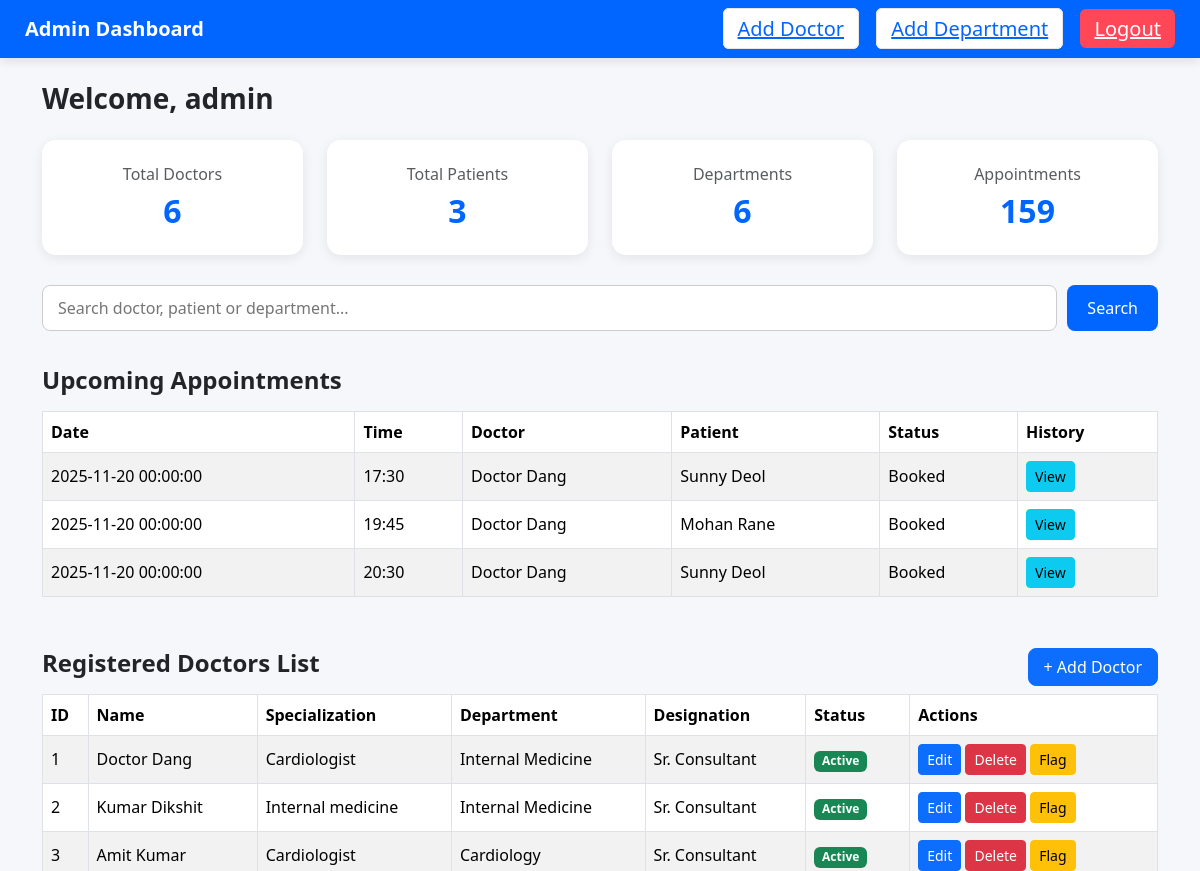
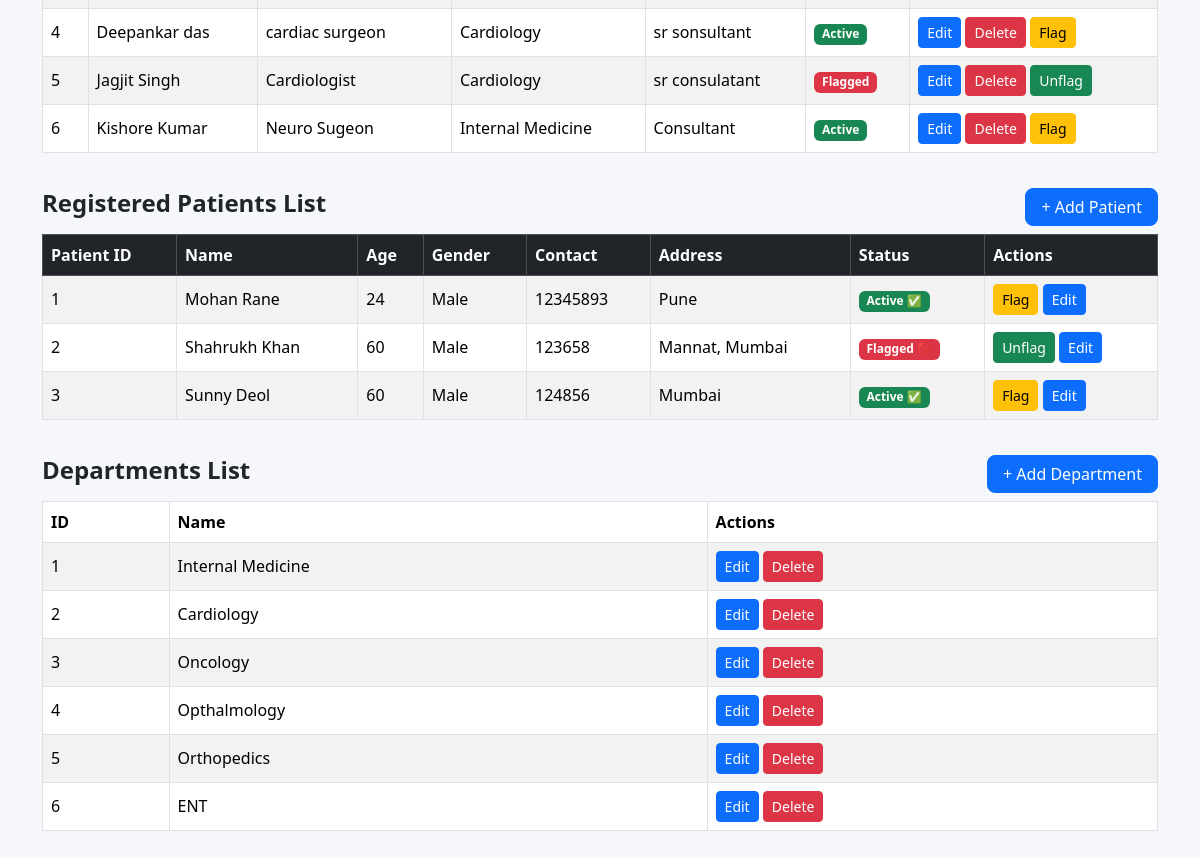
Page /admindashboard (signed in) on the earlier database version (2 pictures, top to bottom).
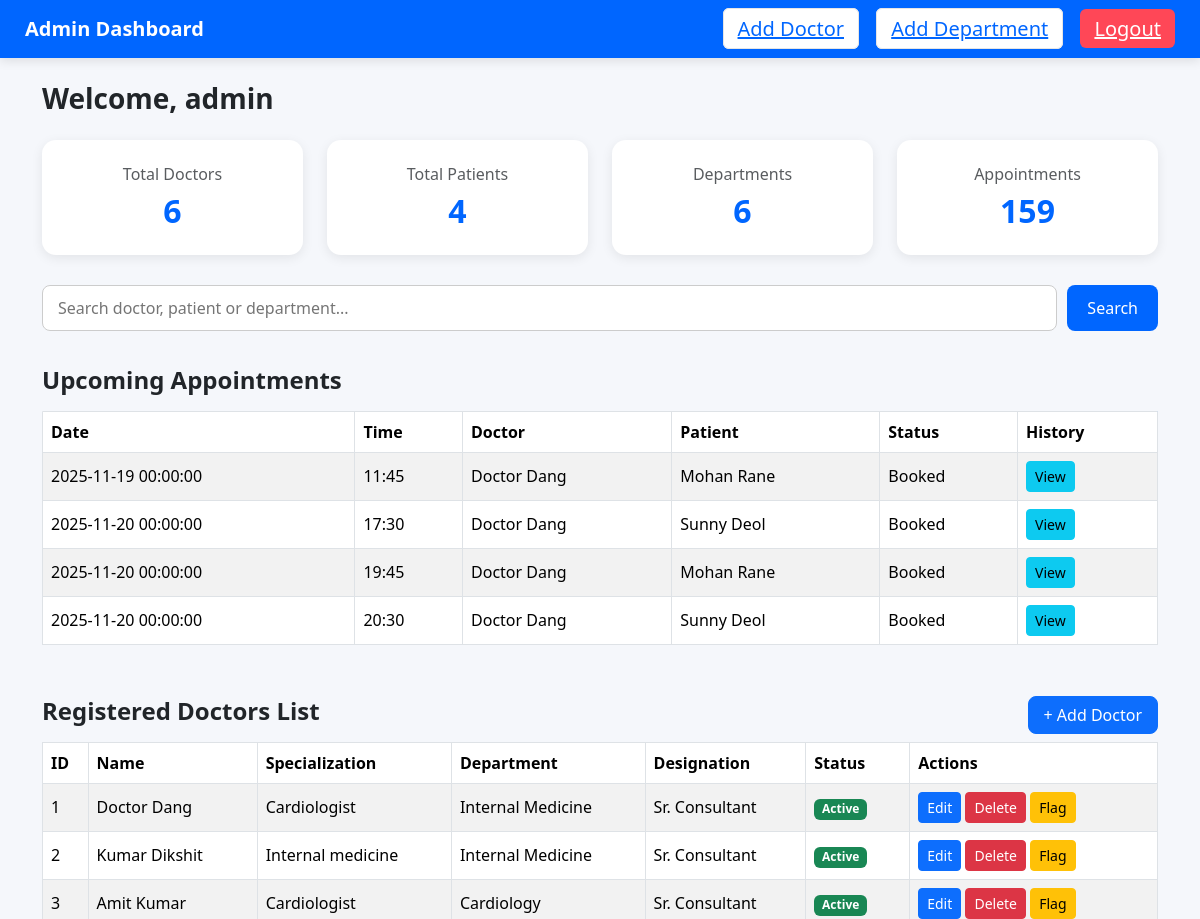
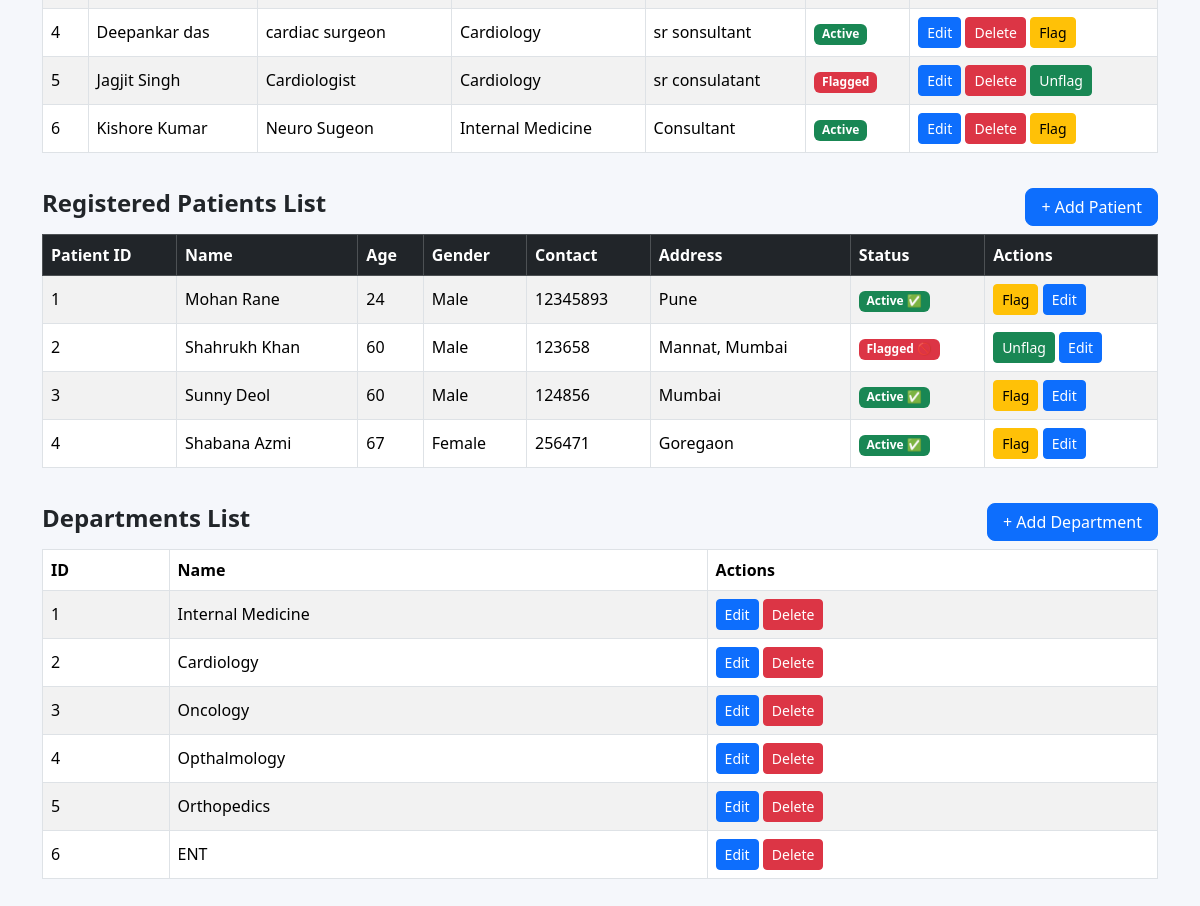
Same page on the later database version (2 pictures, top to bottom).
### application/models.py (models this page shows)
class Appointment(UserMixin, db.Model):
    id = db.Column(db.Integer(), primary_key = True)
    appointment_date = db.Column(db.DateTime(), nullable = False)
    appointment_time = db.Column(db.Time(), nullable = False)
    reason = db.Column(db.String(), nullable = False, default = 'Null')
    status = db.Column(db.String(), nullable = False, default = "Available")
    patient_id = db.Column(db.Integer(), db.ForeignKey("patient.id"), nullable = False, default = 999)
    doctor_id = db.Column(db.Integer(), db.ForeignKey("doctor.id"), nullable = False)
    treatment = db.relationship('Treatment', backref = 'appointment')

class Doctor(UserMixin, db.Model):
    id = db.Column(db.Integer(), primary_key = True)
    username = db.Column(db.String(), nullable = False, unique = True)
    password = db.Column(db.String(), nullable = False)
    name = db.Column(db.String(), nullable = False)
    qualification = db.Column(db.String(), nullable = False)
    experience = db.Column(db.Integer(), nullable = False)
    fee = db.Column(db.Integer(), nullable = False)
    flagged = db.Column(db.Integer(), nullable = False,default = 0)
    specialization = db.Column(db.String(), nullable = False)
    designation = db.Column(db.String(), nullable = False)
    registration_num = db.Column(db.String(), nullable = False)
    doctor_id = db.Column(db.Integer(), db.ForeignKey("user.id"), nullable = False)
    appointment = db.relationship('Appointment', backref = 'doctor')
    department_id = db.Column(db.Integer(), db.ForeignKey("department.id"), nullable = False)

class Patient(UserMixin, db.Model):
    id = db.Column(db.Integer(), primary_key = True)
    username = db.Column(db.String(), nullable = False, unique = True)
    password = db.Column(db.String(), nullable = False)
    name = db.Column(db.String(), nullable = False)
    age = db.Column(db.Integer(), nullable = False)
    gender = db.Column(db.String(), nullable = False)
    address = db.Column(db.String(), nullable = False)
    contact_num = db.Column(db.Integer(), nullable = False)
    medical_history = db.Column(db.String(), nullable = False)
    flagged = db.Column(db.Integer(), nullable = False, default = 0)
    patient_id = db.Column(db.Integer(), db.ForeignKey("user.id"), nullable = False)
    appointment = db.relationship('Appointment', backref = 'patient')

class Department(UserMixin, db.Model):
    id = db.Column(db.Integer(), primary_key = True)
    name = db.Column(db.String(), nullable = False, unique = True)
    description = db.Column(db.String(), nullable = False)
    doctor = db.relationship('Doctor', backref = 'department')

### application/routes.py (the view)
@app.route("/admindashboard")
@login_required
def admin_dashboard():
    if current_user.user_role != 0:
        abort(403)
    doctors = Doctor.query.all()
    departments = Department.query.all()
    patients = Patient.query.all()
    today = date.today()
    upcoming_appointments = Appointment.query.filter(
        Appointment.appointment_date >= today,
        Appointment.status == "Booked"
    ).order_by(Appointment.appointment_date, Appointment.appointment_time).all()
    past_appointments = Appointment.query.filter(
        Appointment.appointment_date < today
    ).order_by(Appointment.appointment_date.desc(), Appointment.appointment_time.desc()).all()
    totals = {
        "doctors": len(doctors),
        "patients": len(patients),
        "departments": len(departments),
        "appointments": Appointment.query.count(),
    }
    return render_template(
        "admin_dashboard.html",
        admin_name=current_user.username,
        doctors=doctors,
        departments=departments,
        patients=patients,
        totals=totals,
        upcoming_appointments=upcoming_appointments,
        past_appointments=past_appointments
    )

### templates/admin_dashboard.html (shortened to what the changed rows need)
<!DOCTYPE html>
<html lang="en">
<head>
    <link href="https://cdn.jsdelivr.net/npm/bootstrap@5.3.3/dist/css/bootstrap.min.css" rel="stylesheet">
</head>
<body>
    <div class="container mt-4">
        <div class="row g-4">
            <div class="col-md-3"><div class="stat-card">
                <h6 class="text-muted">Total Patients</h6>
                <h3>{{ totals.patients }}</h3>
            </div></div>
        </div>
        <div class="table-section">
            {% if upcoming_appointments %}
            <div class="scroll-box">
                <table class="table table-bordered table-striped mt-2">
                    <thead>
                        <tr>
                            <th>Date</th>
                            <th>Time</th>
                            <th>Doctor</th>
                            <th>Patient</th>
                            <th>Status</th>
                            <th>History</th>
                        </tr>
                    </thead>
                    <tbody>
    {% for a in upcoming_appointments %}
    <tr>
        <td>{{ a.appointment_date }}</td>
        <td>{{ a.appointment_time.strftime('%H:%M') }}</td>
        <td>{{ a.doctor.name if a.doctor else '—' }}</td>
        <td>{{ a.patient.name if a.patient else '—' }}</td>
        <td>{{ a.status }}</td>
        <td>
            {% if a.patient %}
                <a href="{{ url_for('patient_history', patient_id=a.patient.id) }}"
                   class="btn btn-info btn-sm">
                    View
                </a>
            {% else %}
                —
            {% endif %}
        </td>
    </tr>
    {% endfor %}
</tbody>
                </table>
            </div>
            {% else %}
            <p class="text-muted">No upcoming appointments.</p>
            {% endif %}
        </div>
<div class="table-section">
    <table class="table table-bordered table-striped">
        <thead>
        <tr>
            <th>ID</th><th>Name</th><th>Specialization</th><th>Department</th>
            <th>Designation</th><th>Status</th><th>Actions</th>
        </tr>
        </thead>
        <tbody>
        {% for doctor in doctors %}
        <tr>
            <td>{{ doctor.id }}</td>
            <td>{{ doctor.name }}</td>
            <td>{{ doctor.specialization }}</td>
            <td>{{ doctor.department.name }}</td>
            <td>{{ doctor.designation }}</td>
            <td>
                {% if doctor.flagged %}
                    <span class="badge bg-danger">Flagged</span>
                {% else %}
                    <span class="badge bg-success">Active</span>
                {% endif %}
            </td>
            <td>
                <a href="{{ url_for('edit_doctor', doctor_id=doctor.id) }}"
                   class="btn btn-sm btn-primary">Edit</a>
                <form action="{{ url_for('delete_doctor', doctor_id=doctor.id) }}"
                      method="post" style="display:inline;">
                    <button class="btn btn-sm btn-danger">Delete</button>
                </form>
                {% if doctor.flagged == 0 %}
                <form action="{{ url_for('flag_doctor', doctor_id=doctor.id) }}"
                      method="post" style="display:inline;">
                    <button class="btn btn-sm btn-warning">Flag</button>
                </form>
                {% else %}
                <form action="{{ url_for('unflag_doctor', doctor_id=doctor.id) }}"
                      method="post" style="display:inline;">
                    <button class="btn btn-sm btn-success">Unflag</button>
                </form>
                {% endif %}
            </td>
        </tr>
        {% endfor %}
        </tbody>
    </table>
</div>
<div class="table-section">
    <table class="table table-striped table-bordered align-middle">
        <thead class="table-dark">
            <tr>
                <th>Patient ID</th>
                <th>Name</th>
                <th>Age</th>
                <th>Gender</th>
                <th>Contact</th>
                <th>Address</th>
                <th>Status</th>
                <th>Actions</th>
            </tr>
        </thead>
        <tbody>
        {% for patient in patients %}
        <tr>
            <td>{{ patient.id }}</td>
            <td>{{ patient.name }}</td>
            <td>{{ patient.age }}</td>
            <td>{{ patient.gender }}</td>
            <td>{{ patient.contact_num }}</td>
            <td>{{ patient.address }}</td>
            <td>
                {% if patient.flagged == 1 %}
                    <span class="badge bg-danger">Flagged 🚫</span>
                {% else %}
                    <span class="badge bg-success">Active ✅</span>
                {% endif %}
            </td>
            <td>
                {% if patient.flagged == 0 %}
                <form action="{{ url_for('flag_patient', patient_id=patient.id) }}"
                      method="post" style="display:inline;">
                    <button type="submit" class="btn btn-warning btn-sm">Flag</button>
                </form>
                {% else %}
                <form action="{{ url_for('unflag_patient', patient_id=patient.id) }}"
                      method="post" style="display:inline;">
                    <button type="submit" class="btn btn-success btn-sm">Unflag</button>
                </form>
                {% endif %}
                <a href="{{ url_for('edit_patient', patient_id=patient.id) }}"
                   class="btn btn-primary btn-sm">Edit</a>
            </td>
        </tr>
        {% endfor %}
        </tbody>
    </table>
</div>
<div class="table-section mb-5">
    <table class="table table-bordered table-striped">
        <thead>
        <tr>
            <th>ID</th><th>Name</th><th>Actions</th>
        </tr>
        </thead>
        <tbody>
        {% for dept in departments %}
        <tr>
            <td>{{ dept.id }}</td>
            <td>{{ dept.name }}</td>
            <td>
                <a href="{{ url_for('edit_department', department_id=dept.id) }}"
                   class="btn btn-sm btn-primary">Edit</a>
                <form action="{{ url_for('delete_department', department_id=dept.id) }}"
                      method="post" style="display:inline;"
                      onsubmit="return confirm('Delete this department?');">
                    <button class="btn btn-sm btn-danger">Delete</button>
                </form>
            </td>
        </tr>
        {% endfor %}
        </tbody>
    </table>
</div>
</body>
</html>

Differences in the rows shown:
now on this page (row edited): Appointment: appointment_date "2025-11-19 00:00:00", appointment_time "11:45", doctor "Doctor Dang", patient "Mohan Rane", status "Booked"
added Patient: id "4", name "Shabana Azmi", age "67", gender "Female", contact_num "256471", address "Goregaon", flagged "Active ✅"
Other differences:
{{ totals.patients }}: "3" → "4"
